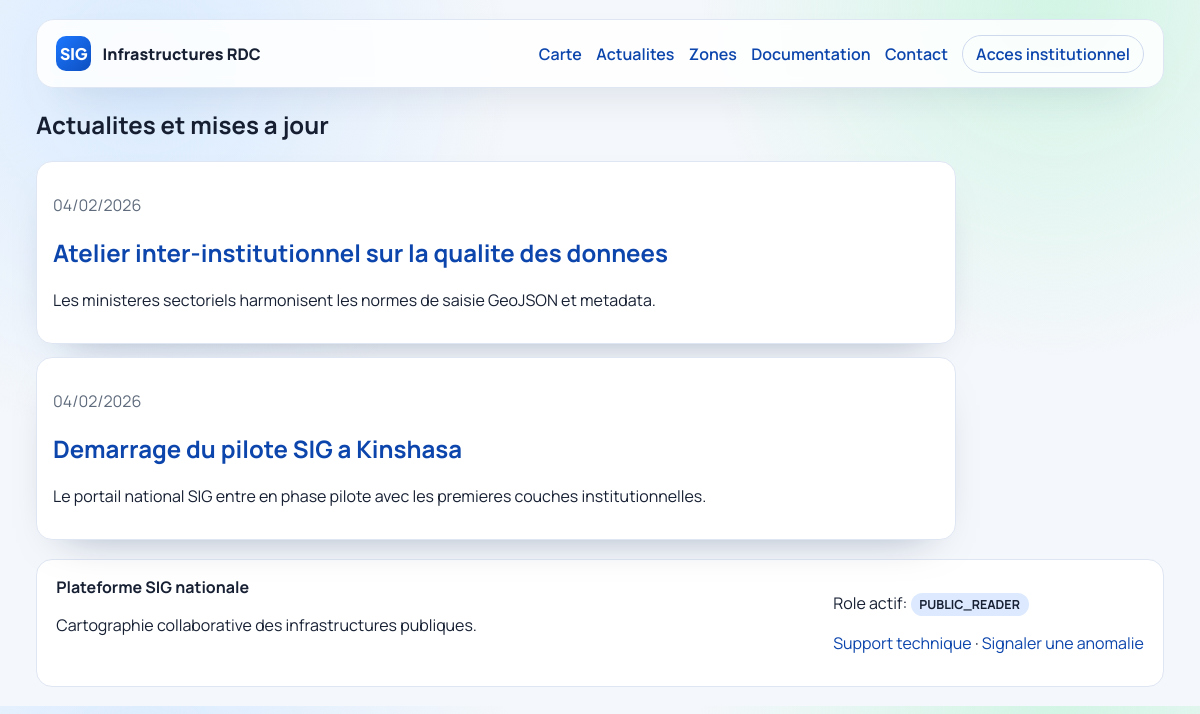
Page /actualites on the committed database.
### portal/models.py (models this page shows, shortened)
class TimeStampedModel(models.Model):
    created_at = models.DateTimeField(auto_now_add=True)
    updated_at = models.DateTimeField(auto_now=True)
    class Meta:
        abstract = True

class NewsPost(TimeStampedModel):
    title = models.CharField(max_length=220)
    slug = models.SlugField(max_length=230, unique=True)
    summary = models.TextField(blank=True)
    content = models.TextField()
    tags = models.CharField(max_length=220, blank=True)
    publish_date = models.DateTimeField(default=timezone.now)
    is_published = models.BooleanField(default=True)
    author = models.ForeignKey(settings.AUTH_USER_MODEL, null=True, blank=True, on_delete=models.SET_NULL)
    class Meta:
        ordering = ["-publish_date"]

### portal/views.py (the view)
# urls.py: path("actualites", views.news_list, name="news_list"),
def news_list(request):
    posts = NewsPost.objects.filter(is_published=True)
    paginator = Paginator(posts, 10)
    page_obj = paginator.get_page(request.GET.get("page", 1))
    return render(request, "portal/news_list.html", {"page_obj": page_obj})

### portal/context_processors.py (called while the page is built)
def navigation_context(request):
    return {
        "current_role": get_user_role(getattr(request, "user", None)),
    }

### portal/utils.py (called while the page is built, shortened)
def get_user_role(user):
    if not user or not user.is_authenticated:
        return UserProfile.Role.PUBLIC_READER

### portal/templates/portal/news_list.html (shortened to what this page needs)
{% extends 'portal/base.html' %}
{% block content %}
<section class="narrow-page">
  <h1>Actualites et mises a jour</h1>
  <div class="stack">
    {% for post in page_obj %}
      <article class="panel">
        <p class="muted">{{ post.publish_date|date:'d/m/Y' }}</p>
        <h2><a href="{% url 'portal:news_detail' post.slug %}">{{ post.title }}</a></h2>
        <p>{{ post.summary|default:post.content|truncatechars:180 }}</p>
      </article>
    {% empty %}
      <p>Aucune actualite pour le moment.</p>
    {% endfor %}
  </div>
</section>
{% endblock %}

### portal/static/portal/css/site.css (style rules this page uses)
:root { --bg: #f4f7fb; --panel: #ffffff; --ink: #172033; --muted: #5f6b7c; --primary: #1464f4; --primary-strong: #0c45ac; --success: #1f9f5a; --danger: #cf4343; --border: #dfe6f3; --shadow: 0 18px 45px -30px rgba(7, 32, 76, 0.5); }
* { box-sizing: border-box; }
body { margin: 0; font-family: 'Manrope', sans-serif; color: var(--ink); background: radial-gradient(circle at 12% 10%, #d9ebff 0, transparent 30%), radial-gradient(circle at 88% 0%, #d2f5e5 0, transparent 28%), var(--bg); }
a { color: var(--primary-strong); text-decoration: none; }
.stat-card, .panel { background: var(--panel); border: 1px solid var(--border); border-radius: 16px; padding: 1rem; box-shadow: var(--shadow); }
.narrow-page { width: min(920px, 100%); }
.stack { display: grid; gap: 0.8rem; }
.muted { color: var(--muted); }

### rows in the picture
NewsPost: publish_date "04/02/2026", title "Atelier inter-institutionnel sur la qualite des donnees", summary "Les ministeres sectoriels harmonisent les normes de saisie GeoJSON et metadata."
NewsPost: publish_date "04/02/2026", title "Demarrage du pilote SIG a Kinshasa", summary "Le portail national SIG entre en phase pilote avec les premieres couches institutionnelles."

### other values in the picture
{{ current_role }} "PUBLIC_READER"
